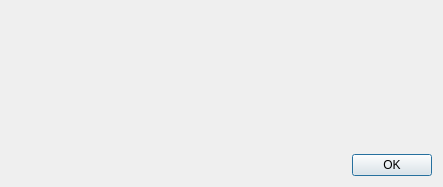
<?xml version="1.0" encoding="UTF-8"?>
<ui version="4.0">
 <class>AboutDialog</class>
 <widget class="QDialog" name="AboutDialog">
  <property name="geometry">
   <rect>
    <x>0</x>
    <y>0</y>
    <width>443</width>
    <height>187</height>
   </rect>
  </property>
  <property name="windowTitle">
   <string>About</string>
  </property>
  <layout class="QVBoxLayout" name="verticalLayout">
   <item>
    <widget class="QScrollArea" name="scrollArea">
     <property name="frameShape">
      <enum>QFrame::NoFrame</enum>
     </property>
     <property name="frameShadow">
      <enum>QFrame::Plain</enum>
     </property>
     <property name="horizontalScrollBarPolicy">
      <enum>Qt::ScrollBarAlwaysOff</enum>
     </property>
     <property name="widgetResizable">
      <bool>true</bool>
     </property>
     <widget class="QWidget" name="scrollAreaWidgetContents">
      <property name="geometry">
       <rect>
        <x>0</x>
        <y>0</y>
        <width>425</width>
        <height>140</height>
       </rect>
      </property>
      <layout class="QGridLayout" name="gridLayout">
       <property name="leftMargin">
        <number>0</number>
       </property>
       <property name="topMargin">
        <number>0</number>
       </property>
       <property name="rightMargin">
        <number>0</number>
       </property>
       <property name="bottomMargin">
        <number>0</number>
       </property>
       <property name="spacing">
        <number>0</number>
       </property>
       <item row="0" column="0">
        <widget class="QLabel" name="text">
         <property name="text">
          <string/>
         </property>
        </widget>
       </item>
      </layout>
     </widget>
    </widget>
   </item>
   <item>
    <widget class="QDialogButtonBox" name="buttonBox">
     <property name="orientation">
      <enum>Qt::Horizontal</enum>
     </property>
     <property name="standardButtons">
      <set>QDialogButtonBox::Ok</set>
     </property>
    </widget>
   </item>
  </layout>
 </widget>
 <resources/>
 <connections>
  <connection>
   <sender>buttonBox</sender>
   <signal>accepted()</signal>
   <receiver>AboutDialog</receiver>
   <slot>accept()</slot>
   <hints>
    <hint type="sourcelabel">
     <x>248</x>
     <y>254</y>
    </hint>
    <hint type="destinationlabel">
     <x>157</x>
     <y>274</y>
    </hint>
   </hints>
  </connection>
  <connection>
   <sender>buttonBox</sender>
   <signal>rejected()</signal>
   <receiver>AboutDialog</receiver>
   <slot>reject()</slot>
   <hints>
    <hint type="sourcelabel">
     <x>316</x>
     <y>260</y>
    </hint>
    <hint type="destinationlabel">
     <x>286</x>
     <y>274</y>
    </hint>
   </hints>
  </connection>
 </connections>
</ui>
